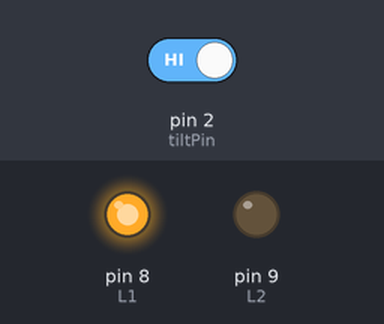
Simulated run of this sketch. Board: Arduino Uno, built with avr-gcc and run on an emulated ATmega328P. On the bench: output pins drawn as LEDs (lit = HIGH). Inputs (shaded band) come from the test bench; at power-on: pin 2 (tiltPin) HIGH. What the sketch prints to the serial monitor is not drawn.

Above: at 1.2 s.
1.3 s: pin 2 (tiltPin) driven LOW
At 1.6 s:
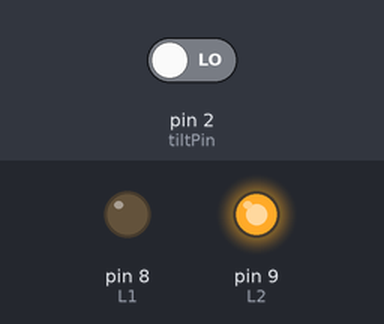
2.8 s: pin 2 (tiltPin) driven HIGH
At 4.0 s:
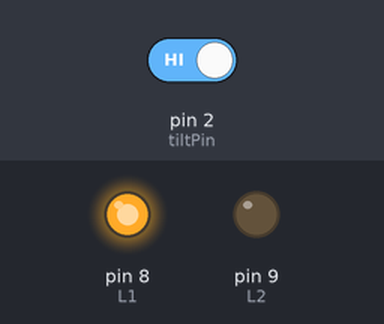
Timing chart, 0 to 5.8 s (numbered marks = the images above; inputs shaded):
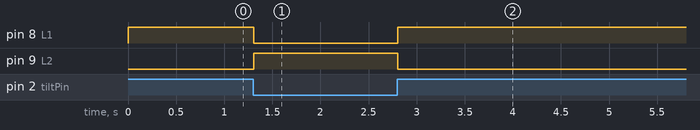

Measured:
- after the input at 1.3 s, pin 8 (L1): HIGH → LOW at once; pin 9 (L2): LOW → HIGH at once
- after the input at 2.8 s, pin 8 (L1): LOW → HIGH at once; pin 9 (L2): HIGH → LOW at once

The sketch:

tilt_sw.ino
```cpp
int tiltPin = 2, L1 =8, L2 = 9;
int tiltVal;
void setup() {
pinMode(tiltPin,INPUT);
pinMode(L1,OUTPUT);
pinMode(L2,OUTPUT);
digitalWrite(tiltPin,HIGH);
Serial.begin(9600);
}

void loop() {
tiltVal = digitalRead(tiltPin);
Serial.println(tiltVal);

  if(tiltVal == 1){
    digitalWrite(L1,HIGH);
    digitalWrite(L2,LOW);
  }
  else{
    digitalWrite(L1,LOW);
    digitalWrite(L2,HIGH);
  }
}
```
